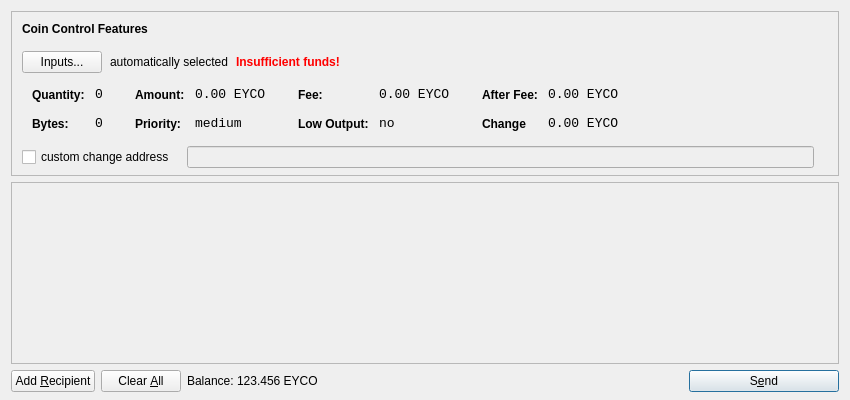
<?xml version="1.0" encoding="UTF-8"?>
<ui version="4.0">
 <class>SendCoinsDialog</class>
 <widget class="QDialog" name="SendCoinsDialog">
  <property name="geometry">
   <rect>
    <x>0</x>
    <y>0</y>
    <width>850</width>
    <height>400</height>
   </rect>
  </property>
  <property name="windowTitle">
   <string>Send Coins</string>
  </property>
  <layout class="QVBoxLayout" name="verticalLayout" stretch="0,1,0">
   <property name="bottomMargin">
    <number>8</number>
   </property>
   <item>
    <widget class="QFrame" name="frameCoinControl">
     <property name="sizePolicy">
      <sizepolicy hsizetype="Expanding" vsizetype="Expanding">
       <horstretch>0</horstretch>
       <verstretch>0</verstretch>
      </sizepolicy>
     </property>
     <property name="maximumSize">
      <size>
       <width>16777215</width>
       <height>16777215</height>
      </size>
     </property>
     <property name="frameShape">
      <enum>QFrame::StyledPanel</enum>
     </property>
     <property name="frameShadow">
      <enum>QFrame::Sunken</enum>
     </property>
     <layout class="QVBoxLayout" name="verticalLayoutCoinControl2">
      <property name="spacing">
       <number>-1</number>
      </property>
      <property name="leftMargin">
       <number>0</number>
      </property>
      <property name="topMargin">
       <number>0</number>
      </property>
      <property name="rightMargin">
       <number>0</number>
      </property>
      <property name="bottomMargin">
       <number>6</number>
      </property>
      <item>
       <layout class="QVBoxLayout" name="verticalLayoutCoinControl" stretch="0,0,0,0,1">
        <property name="spacing">
         <number>0</number>
        </property>
        <property name="leftMargin">
         <number>10</number>
        </property>
        <property name="topMargin">
         <number>10</number>
        </property>
        <item>
         <layout class="QHBoxLayout" name="horizontalLayoutCoinControl1">
          <property name="bottomMargin">
           <number>15</number>
          </property>
          <item>
           <widget class="QLabel" name="labelCoinControlFeatures">
            <property name="sizePolicy">
             <sizepolicy hsizetype="Preferred" vsizetype="Maximum">
              <horstretch>0</horstretch>
              <verstretch>0</verstretch>
             </sizepolicy>
            </property>
            <property name="font">
             <font>
              <weight>75</weight>
              <bold>true</bold>
             </font>
            </property>
            <property name="styleSheet">
             <string notr="true">font-weight:bold;</string>
            </property>
            <property name="text">
             <string>Coin Control Features</string>
            </property>
           </widget>
          </item>
         </layout>
        </item>
        <item>
         <layout class="QHBoxLayout" name="horizontalLayoutCoinControl2" stretch="0,0,0,0">
          <property name="spacing">
           <number>8</number>
          </property>
          <property name="bottomMargin">
           <number>10</number>
          </property>
          <item>
           <widget class="QPushButton" name="pushButtonCoinControl">
            <property name="styleSheet">
             <string notr="true"/>
            </property>
            <property name="text">
             <string>Inputs...</string>
            </property>
           </widget>
          </item>
          <item>
           <widget class="QLabel" name="labelCoinControlAutomaticallySelected">
            <property name="text">
             <string>automatically selected</string>
            </property>
            <property name="margin">
             <number>5</number>
            </property>
           </widget>
          </item>
          <item>
           <widget class="QLabel" name="labelCoinControlInsuffFunds">
            <property name="font">
             <font>
              <weight>75</weight>
              <bold>true</bold>
             </font>
            </property>
            <property name="styleSheet">
             <string notr="true">color:red;font-weight:bold;</string>
            </property>
            <property name="text">
             <string>Insufficient funds!</string>
            </property>
            <property name="margin">
             <number>5</number>
            </property>
           </widget>
          </item>
          <item>
           <spacer name="horizontalSpacerCoinControl">
            <property name="orientation">
             <enum>Qt::Horizontal</enum>
            </property>
            <property name="sizeHint" stdset="0">
             <size>
              <width>40</width>
              <height>1</height>
             </size>
            </property>
           </spacer>
          </item>
         </layout>
        </item>
        <item>
         <widget class="QWidget" name="widgetCoinControl" native="true">
          <property name="sizePolicy">
           <sizepolicy hsizetype="Preferred" vsizetype="Preferred">
            <horstretch>0</horstretch>
            <verstretch>0</verstretch>
           </sizepolicy>
          </property>
          <property name="minimumSize">
           <size>
            <width>0</width>
            <height>0</height>
           </size>
          </property>
          <property name="styleSheet">
           <string notr="true"/>
          </property>
          <layout class="QHBoxLayout" name="horizontalLayoutCoinControl5">
           <property name="margin">
            <number>0</number>
           </property>
           <item>
            <layout class="QHBoxLayout" name="horizontalLayoutCoinControl3" stretch="0,0,0,1">
             <property name="spacing">
              <number>20</number>
             </property>
             <property name="topMargin">
              <number>0</number>
             </property>
             <property name="bottomMargin">
              <number>10</number>
             </property>
             <item>
              <layout class="QFormLayout" name="formLayoutCoinControl1">
               <property name="horizontalSpacing">
                <number>10</number>
               </property>
               <property name="verticalSpacing">
                <number>14</number>
               </property>
               <property name="leftMargin">
                <number>10</number>
               </property>
               <property name="topMargin">
                <number>4</number>
               </property>
               <property name="rightMargin">
                <number>6</number>
               </property>
               <item row="0" column="0">
                <widget class="QLabel" name="labelCoinControlQuantityText">
                 <property name="styleSheet">
                  <string notr="true">font-weight:bold;</string>
                 </property>
                 <property name="text">
                  <string>Quantity:</string>
                 </property>
                 <property name="margin">
                  <number>0</number>
                 </property>
                </widget>
               </item>
               <item row="0" column="1">
                <widget class="QLabel" name="labelCoinControlQuantity">
                 <property name="font">
                  <font>
                   <family>Monospace</family>
                   <pointsize>10</pointsize>
                  </font>
                 </property>
                 <property name="cursor">
                  <cursorShape>IBeamCursor</cursorShape>
                 </property>
                 <property name="contextMenuPolicy">
                  <enum>Qt::ActionsContextMenu</enum>
                 </property>
                 <property name="text">
                  <string>0</string>
                 </property>
                 <property name="margin">
                  <number>0</number>
                 </property>
                 <property name="textInteractionFlags">
                  <set>Qt::LinksAccessibleByMouse|Qt::TextSelectableByKeyboard|Qt::TextSelectableByMouse</set>
                 </property>
                </widget>
               </item>
               <item row="1" column="0">
                <widget class="QLabel" name="labelCoinControlBytesText">
                 <property name="styleSheet">
                  <string notr="true">font-weight:bold;</string>
                 </property>
                 <property name="text">
                  <string>Bytes:</string>
                 </property>
                </widget>
               </item>
               <item row="1" column="1">
                <widget class="QLabel" name="labelCoinControlBytes">
                 <property name="font">
                  <font>
                   <family>Monospace</family>
                   <pointsize>10</pointsize>
                  </font>
                 </property>
                 <property name="cursor">
                  <cursorShape>IBeamCursor</cursorShape>
                 </property>
                 <property name="contextMenuPolicy">
                  <enum>Qt::ActionsContextMenu</enum>
                 </property>
                 <property name="text">
                  <string>0</string>
                 </property>
                 <property name="textInteractionFlags">
                  <set>Qt::LinksAccessibleByMouse|Qt::TextSelectableByKeyboard|Qt::TextSelectableByMouse</set>
                 </property>
                </widget>
               </item>
              </layout>
             </item>
             <item>
              <layout class="QFormLayout" name="formLayoutCoinControl2">
               <property name="horizontalSpacing">
                <number>10</number>
               </property>
               <property name="verticalSpacing">
                <number>14</number>
               </property>
               <property name="leftMargin">
                <number>6</number>
               </property>
               <property name="topMargin">
                <number>4</number>
               </property>
               <property name="rightMargin">
                <number>6</number>
               </property>
               <item row="0" column="0">
                <widget class="QLabel" name="labelCoinControlAmountText">
                 <property name="styleSheet">
                  <string notr="true">font-weight:bold;</string>
                 </property>
                 <property name="text">
                  <string>Amount:</string>
                 </property>
                 <property name="margin">
                  <number>0</number>
                 </property>
                </widget>
               </item>
               <item row="0" column="1">
                <widget class="QLabel" name="labelCoinControlAmount">
                 <property name="font">
                  <font>
                   <family>Monospace</family>
                   <pointsize>10</pointsize>
                  </font>
                 </property>
                 <property name="cursor">
                  <cursorShape>IBeamCursor</cursorShape>
                 </property>
                 <property name="contextMenuPolicy">
                  <enum>Qt::ActionsContextMenu</enum>
                 </property>
                 <property name="text">
                  <string>0.00 EYCO</string>
                 </property>
                 <property name="textInteractionFlags">
                  <set>Qt::LinksAccessibleByMouse|Qt::TextSelectableByKeyboard|Qt::TextSelectableByMouse</set>
                 </property>
                </widget>
               </item>
               <item row="1" column="0">
                <widget class="QLabel" name="labelCoinControlPriorityText">
                 <property name="styleSheet">
                  <string notr="true">font-weight:bold;</string>
                 </property>
                 <property name="text">
                  <string>Priority:</string>
                 </property>
                </widget>
               </item>
               <item row="1" column="1">
                <widget class="QLabel" name="labelCoinControlPriority">
                 <property name="font">
                  <font>
                   <family>Monospace</family>
                   <pointsize>10</pointsize>
                  </font>
                 </property>
                 <property name="cursor">
                  <cursorShape>IBeamCursor</cursorShape>
                 </property>
                 <property name="contextMenuPolicy">
                  <enum>Qt::ActionsContextMenu</enum>
                 </property>
                 <property name="text">
                  <string>medium</string>
                 </property>
                 <property name="textInteractionFlags">
                  <set>Qt::LinksAccessibleByMouse|Qt::TextSelectableByKeyboard|Qt::TextSelectableByMouse</set>
                 </property>
                </widget>
               </item>
              </layout>
             </item>
             <item>
              <layout class="QFormLayout" name="formLayoutCoinControl3">
               <property name="horizontalSpacing">
                <number>10</number>
               </property>
               <property name="verticalSpacing">
                <number>14</number>
               </property>
               <property name="leftMargin">
                <number>6</number>
               </property>
               <property name="topMargin">
                <number>4</number>
               </property>
               <property name="rightMargin">
                <number>6</number>
               </property>
               <item row="0" column="0">
                <widget class="QLabel" name="labelCoinControlFeeText">
                 <property name="styleSheet">
                  <string notr="true">font-weight:bold;</string>
                 </property>
                 <property name="text">
                  <string>Fee:</string>
                 </property>
                 <property name="margin">
                  <number>0</number>
                 </property>
                </widget>
               </item>
               <item row="0" column="1">
                <widget class="QLabel" name="labelCoinControlFee">
                 <property name="font">
                  <font>
                   <family>Monospace</family>
                   <pointsize>10</pointsize>
                  </font>
                 </property>
                 <property name="cursor">
                  <cursorShape>IBeamCursor</cursorShape>
                 </property>
                 <property name="contextMenuPolicy">
                  <enum>Qt::ActionsContextMenu</enum>
                 </property>
                 <property name="text">
                  <string>0.00 EYCO</string>
                 </property>
                 <property name="textInteractionFlags">
                  <set>Qt::LinksAccessibleByMouse|Qt::TextSelectableByKeyboard|Qt::TextSelectableByMouse</set>
                 </property>
                </widget>
               </item>
               <item row="1" column="0">
                <widget class="QLabel" name="labelCoinControlLowOutputText">
                 <property name="styleSheet">
                  <string notr="true">font-weight:bold;</string>
                 </property>
                 <property name="text">
                  <string>Low Output:</string>
                 </property>
                </widget>
               </item>
               <item row="1" column="1">
                <widget class="QLabel" name="labelCoinControlLowOutput">
                 <property name="font">
                  <font>
                   <family>Monospace</family>
                   <pointsize>10</pointsize>
                  </font>
                 </property>
                 <property name="cursor">
                  <cursorShape>IBeamCursor</cursorShape>
                 </property>
                 <property name="contextMenuPolicy">
                  <enum>Qt::ActionsContextMenu</enum>
                 </property>
                 <property name="text">
                  <string>no</string>
                 </property>
                 <property name="textInteractionFlags">
                  <set>Qt::LinksAccessibleByMouse|Qt::TextSelectableByKeyboard|Qt::TextSelectableByMouse</set>
                 </property>
                </widget>
               </item>
              </layout>
             </item>
             <item>
              <layout class="QFormLayout" name="formLayoutCoinControl4">
               <property name="horizontalSpacing">
                <number>10</number>
               </property>
               <property name="verticalSpacing">
                <number>14</number>
               </property>
               <property name="leftMargin">
                <number>6</number>
               </property>
               <property name="topMargin">
                <number>4</number>
               </property>
               <property name="rightMargin">
                <number>6</number>
               </property>
               <item row="0" column="0">
                <widget class="QLabel" name="labelCoinControlAfterFeeText">
                 <property name="styleSheet">
                  <string notr="true">font-weight:bold;</string>
                 </property>
                 <property name="text">
                  <string>After Fee:</string>
                 </property>
                 <property name="margin">
                  <number>0</number>
                 </property>
                </widget>
               </item>
               <item row="0" column="1">
                <widget class="QLabel" name="labelCoinControlAfterFee">
                 <property name="font">
                  <font>
                   <family>Monospace</family>
                   <pointsize>10</pointsize>
                  </font>
                 </property>
                 <property name="cursor">
                  <cursorShape>IBeamCursor</cursorShape>
                 </property>
                 <property name="contextMenuPolicy">
                  <enum>Qt::ActionsContextMenu</enum>
                 </property>
                 <property name="text">
                  <string>0.00 EYCO</string>
                 </property>
                 <property name="textInteractionFlags">
                  <set>Qt::LinksAccessibleByMouse|Qt::TextSelectableByKeyboard|Qt::TextSelectableByMouse</set>
                 </property>
                </widget>
               </item>
               <item row="1" column="0">
                <widget class="QLabel" name="labelCoinControlChangeText">
                 <property name="styleSheet">
                  <string notr="true">font-weight:bold;</string>
                 </property>
                 <property name="text">
                  <string>Change</string>
                 </property>
                </widget>
               </item>
               <item row="1" column="1">
                <widget class="QLabel" name="labelCoinControlChange">
                 <property name="font">
                  <font>
                   <family>Monospace</family>
                   <pointsize>10</pointsize>
                  </font>
                 </property>
                 <property name="cursor">
                  <cursorShape>IBeamCursor</cursorShape>
                 </property>
                 <property name="contextMenuPolicy">
                  <enum>Qt::ActionsContextMenu</enum>
                 </property>
                 <property name="text">
                  <string>0.00 EYCO</string>
                 </property>
                 <property name="textInteractionFlags">
                  <set>Qt::LinksAccessibleByMouse|Qt::TextSelectableByKeyboard|Qt::TextSelectableByMouse</set>
                 </property>
                </widget>
               </item>
              </layout>
             </item>
            </layout>
           </item>
          </layout>
         </widget>
        </item>
        <item>
         <layout class="QHBoxLayout" name="horizontalLayoutCoinControl4" stretch="0,0,0">
          <property name="spacing">
           <number>12</number>
          </property>
          <property name="sizeConstraint">
           <enum>QLayout::SetDefaultConstraint</enum>
          </property>
          <property name="topMargin">
           <number>5</number>
          </property>
          <property name="rightMargin">
           <number>5</number>
          </property>
          <item>
           <widget class="QCheckBox" name="checkBoxCoinControlChange">
            <property name="text">
             <string>custom change address</string>
            </property>
           </widget>
          </item>
          <item>
           <widget class="QLineEdit" name="lineEditCoinControlChange">
            <property name="enabled">
             <bool>false</bool>
            </property>
            <property name="sizePolicy">
             <sizepolicy hsizetype="Expanding" vsizetype="Fixed">
              <horstretch>0</horstretch>
              <verstretch>0</verstretch>
             </sizepolicy>
            </property>
           </widget>
          </item>
          <item>
           <widget class="QLabel" name="labelCoinControlChangeLabel">
            <property name="sizePolicy">
             <sizepolicy hsizetype="Preferred" vsizetype="Expanding">
              <horstretch>0</horstretch>
              <verstretch>0</verstretch>
             </sizepolicy>
            </property>
            <property name="minimumSize">
             <size>
              <width>0</width>
              <height>0</height>
             </size>
            </property>
            <property name="text">
             <string/>
            </property>
            <property name="margin">
             <number>3</number>
            </property>
           </widget>
          </item>
         </layout>
        </item>
        <item>
         <spacer name="verticalSpacerCoinControl">
          <property name="orientation">
           <enum>Qt::Vertical</enum>
          </property>
          <property name="sizeHint" stdset="0">
           <size>
            <width>800</width>
            <height>1</height>
           </size>
          </property>
         </spacer>
        </item>
       </layout>
      </item>
     </layout>
    </widget>
   </item>
   <item>
    <widget class="QScrollArea" name="scrollArea">
     <property name="widgetResizable">
      <bool>true</bool>
     </property>
     <widget class="QWidget" name="scrollAreaWidgetContents">
      <property name="geometry">
       <rect>
        <x>0</x>
        <y>0</y>
        <width>830</width>
        <height>165</height>
       </rect>
      </property>
      <layout class="QVBoxLayout" name="verticalLayout_2">
       <property name="margin">
        <number>0</number>
       </property>
       <item>
        <layout class="QVBoxLayout" name="entries">
         <property name="spacing">
          <number>6</number>
         </property>
        </layout>
       </item>
       <item>
        <spacer name="verticalSpacer">
         <property name="orientation">
          <enum>Qt::Vertical</enum>
         </property>
         <property name="sizeHint" stdset="0">
          <size>
           <width>20</width>
           <height>40</height>
          </size>
         </property>
        </spacer>
       </item>
      </layout>
     </widget>
    </widget>
   </item>
   <item>
    <layout class="QHBoxLayout" name="horizontalLayout">
     <item>
      <widget class="QPushButton" name="addButton">
       <property name="toolTip">
        <string>Send to multiple recipients at once</string>
       </property>
       <property name="text">
        <string>Add &amp;Recipient</string>
       </property>
       <property name="autoDefault">
        <bool>false</bool>
       </property>
      </widget>
     </item>
     <item>
      <widget class="QPushButton" name="clearButton">
       <property name="sizePolicy">
        <sizepolicy hsizetype="Minimum" vsizetype="Fixed">
         <horstretch>0</horstretch>
         <verstretch>0</verstretch>
        </sizepolicy>
       </property>
       <property name="toolTip">
        <string>Remove all transaction fields</string>
       </property>
       <property name="text">
        <string>Clear &amp;All</string>
       </property>
       <property name="autoRepeatDelay">
        <number>300</number>
       </property>
       <property name="autoDefault">
        <bool>false</bool>
       </property>
      </widget>
     </item>
     <item>
      <layout class="QHBoxLayout" name="horizontalLayout_2">
       <property name="spacing">
        <number>3</number>
       </property>
       <item>
        <widget class="QLabel" name="label">
         <property name="sizePolicy">
          <sizepolicy hsizetype="Preferred" vsizetype="Fixed">
           <horstretch>0</horstretch>
           <verstretch>0</verstretch>
          </sizepolicy>
         </property>
         <property name="text">
          <string>Balance:</string>
         </property>
        </widget>
       </item>
       <item>
        <widget class="QLabel" name="labelBalance">
         <property name="sizePolicy">
          <sizepolicy hsizetype="Preferred" vsizetype="Fixed">
           <horstretch>0</horstretch>
           <verstretch>0</verstretch>
          </sizepolicy>
         </property>
         <property name="cursor">
          <cursorShape>IBeamCursor</cursorShape>
         </property>
         <property name="text">
          <string>123.456 EYCO</string>
         </property>
         <property name="textInteractionFlags">
          <set>Qt::LinksAccessibleByMouse|Qt::TextSelectableByKeyboard|Qt::TextSelectableByMouse</set>
         </property>
        </widget>
       </item>
      </layout>
     </item>
     <item>
      <spacer name="horizontalSpacer">
       <property name="orientation">
        <enum>Qt::Horizontal</enum>
       </property>
       <property name="sizeHint" stdset="0">
        <size>
         <width>40</width>
         <height>20</height>
        </size>
       </property>
      </spacer>
     </item>
     <item>
      <widget class="QPushButton" name="sendButton">
       <property name="minimumSize">
        <size>
         <width>150</width>
         <height>0</height>
        </size>
       </property>
       <property name="toolTip">
        <string>Confirm the send action</string>
       </property>
       <property name="text">
        <string>S&amp;end</string>
       </property>
       <property name="icon">
        <iconset resource="../eyco.qrc">
         <normaloff>:/icons/send</normaloff>:/icons/send</iconset>
       </property>
       <property name="default">
        <bool>true</bool>
       </property>
      </widget>
     </item>
    </layout>
   </item>
  </layout>
 </widget>
 <resources>
  <include location="../eyco.qrc"/>
 </resources>
 <connections/>
</ui>
